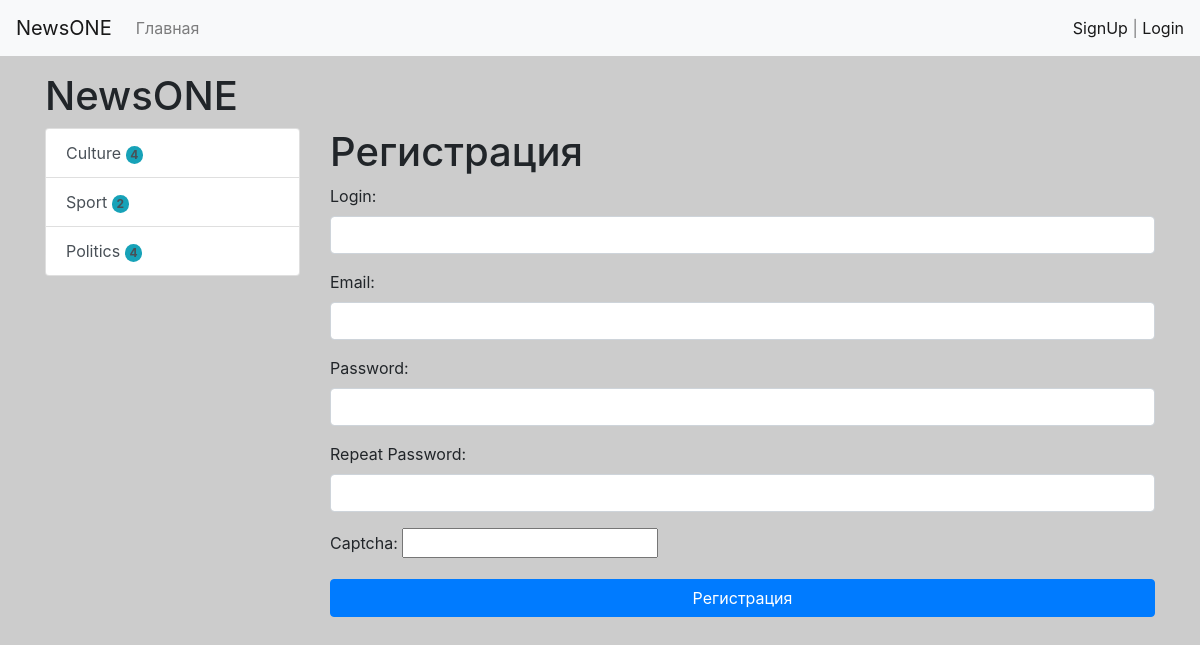
The page /users/register/ on the database its author committed.
### news/models.py (models this page shows, shortened)
class Category(models.Model):
    title = models.CharField(max_length=150, db_index=True, verbose_name='Наименование категории')
    def get_absolute_url(self):
        return reverse('category', kwargs={'category_id': self.pk})
    class Meta:
        verbose_name = "Категория"
        verbose_name_plural = "Категории"
        ordering = ['title']

### users/views.py (the view)
# urls.py: path('register/', SignUp.as_view(), name='register'),
class SignUp(generic.CreateView):
    form_class = CustomUserCreationForm
    success_url = reverse_lazy('login')
    template_name = 'registration/signup.html'

### users/forms.py
class CustomUserCreationForm(UserCreationForm):
    username = forms.CharField(label='Login', widget=forms.TextInput(attrs={'class': 'form-control'}))
    email = forms.EmailField(label='Email', widget=forms.EmailInput(attrs={'class': 'form-control'}))
    password1 = forms.CharField(label='Password', widget=forms.PasswordInput(attrs={'class': 'form-control'}))
    password2 = forms.CharField(label='Repeat Password', widget=forms.PasswordInput(attrs={'class': 'form-control'}))
    captcha = CaptchaField()
    class Meta(UserCreationForm.Meta):
        model = User
        fields = ('username', 'email', 'password1', 'password2',)

### news/templatetags/news_tags.py (called while the page is built)
@register.inclusion_tag('news/list_categories.html')
def show_categories():
    categories = cache.get('categories')
    if not categories:
        categories = Category.objects.annotate(cnt=Count('news', filter=F('news__is_published'))).filter(cnt__gt=0)
        cache.set('categories', categories, 30)
    return {'categories': categories}

### users/templates/registration/signup.html (shortened to what this page needs)
{% extends 'base.html' %}
{% block sidebar %}
{% include 'inc/_sitebar.html' %}
{% endblock %}
{% block content %}
<h1>Регистрация</h1>
<form method="post">
    {{ form.as_p }}
    <button type="submit" class="btn btn-primary btn-block">Регистрация</button>
</form>
{% endblock %}

### news/templates/news/list_categories.html
<div class="list-group">
    {% for item in categories %}
    <a href="{{ item.get_absolute_url }}" class="list-group-item list-group-item-action">{{ item.title }} <span
            class="badge bg-info rounded-pill">{{ item.cnt }}</span></a>
    {% endfor %}
</div>

### rows shown on the page
Category: title "Culture", cnt "4"
Category: title "Sport", cnt "2"
Category: title "Politics", cnt "4"
